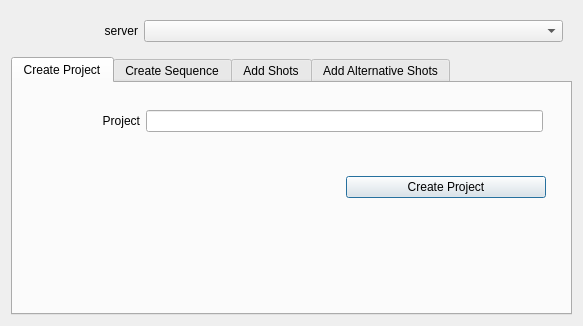
<?xml version="1.0" encoding="UTF-8"?>
<ui version="4.0">
 <class>Dialog</class>
 <widget class="QDialog" name="Dialog">
  <property name="windowModality">
   <enum>Qt::NonModal</enum>
  </property>
  <property name="geometry">
   <rect>
    <x>0</x>
    <y>0</y>
    <width>583</width>
    <height>326</height>
   </rect>
  </property>
  <property name="windowTitle">
   <string>Project Manager</string>
  </property>
  <layout class="QVBoxLayout" name="verticalLayout_2">
   <item>
    <widget class="QWidget" name="horizontalWidget_9" native="true">
     <property name="sizePolicy">
      <sizepolicy hsizetype="Preferred" vsizetype="Preferred">
       <horstretch>1</horstretch>
       <verstretch>0</verstretch>
      </sizepolicy>
     </property>
     <layout class="QHBoxLayout" name="horizontalLayout_13" stretch="0,1">
      <item>
       <widget class="QLabel" name="servers_label">
        <property name="minimumSize">
         <size>
          <width>118</width>
          <height>0</height>
         </size>
        </property>
        <property name="text">
         <string>server</string>
        </property>
        <property name="alignment">
         <set>Qt::AlignRight|Qt::AlignTrailing|Qt::AlignVCenter</set>
        </property>
       </widget>
      </item>
      <item>
       <widget class="QComboBox" name="servers_comboBox">
        <property name="sizePolicy">
         <sizepolicy hsizetype="Preferred" vsizetype="Fixed">
          <horstretch>1</horstretch>
          <verstretch>0</verstretch>
         </sizepolicy>
        </property>
       </widget>
      </item>
     </layout>
    </widget>
   </item>
   <item>
    <widget class="QTabWidget" name="tabWidget">
     <property name="enabled">
      <bool>true</bool>
     </property>
     <property name="sizePolicy">
      <sizepolicy hsizetype="Preferred" vsizetype="Preferred">
       <horstretch>1</horstretch>
       <verstretch>1</verstretch>
      </sizepolicy>
     </property>
     <property name="currentIndex">
      <number>0</number>
     </property>
     <widget class="QWidget" name="createProjectTab">
      <property name="sizePolicy">
       <sizepolicy hsizetype="Preferred" vsizetype="Preferred">
        <horstretch>1</horstretch>
        <verstretch>1</verstretch>
       </sizepolicy>
      </property>
      <attribute name="title">
       <string>Create Project</string>
      </attribute>
      <layout class="QHBoxLayout" name="horizontalLayout_2">
       <item>
        <widget class="QWidget" name="verticalWidget" native="true">
         <property name="sizePolicy">
          <sizepolicy hsizetype="Preferred" vsizetype="Preferred">
           <horstretch>1</horstretch>
           <verstretch>1</verstretch>
          </sizepolicy>
         </property>
         <property name="minimumSize">
          <size>
           <width>50</width>
           <height>0</height>
          </size>
         </property>
         <layout class="QVBoxLayout" name="verticalLayout" stretch="0,0,1">
          <property name="margin">
           <number>6</number>
          </property>
          <item>
           <widget class="QWidget" name="horizontalWidget" native="true">
            <layout class="QHBoxLayout" name="horizontalLayout">
             <property name="margin">
              <number>6</number>
             </property>
             <item>
              <widget class="QWidget" name="gridWidget" native="true">
               <property name="sizePolicy">
                <sizepolicy hsizetype="Preferred" vsizetype="Preferred">
                 <horstretch>1</horstretch>
                 <verstretch>1</verstretch>
                </sizepolicy>
               </property>
               <property name="minimumSize">
                <size>
                 <width>100</width>
                 <height>0</height>
                </size>
               </property>
               <layout class="QGridLayout" name="gridLayout" columnminimumwidth="100,0">
                <property name="margin">
                 <number>6</number>
                </property>
                <item row="0" column="0">
                 <widget class="QLabel" name="project_label1">
                  <property name="minimumSize">
                   <size>
                    <width>100</width>
                    <height>0</height>
                   </size>
                  </property>
                  <property name="text">
                   <string>Project</string>
                  </property>
                  <property name="alignment">
                   <set>Qt::AlignRight|Qt::AlignTrailing|Qt::AlignVCenter</set>
                  </property>
                 </widget>
                </item>
                <item row="0" column="1">
                 <widget class="QLineEdit" name="project_lineEdit1"/>
                </item>
               </layout>
              </widget>
             </item>
            </layout>
           </widget>
          </item>
          <item>
           <widget class="QWidget" name="horizontalWidget_2" native="true">
            <property name="sizePolicy">
             <sizepolicy hsizetype="Preferred" vsizetype="Preferred">
              <horstretch>1</horstretch>
              <verstretch>1</verstretch>
             </sizepolicy>
            </property>
            <property name="minimumSize">
             <size>
              <width>0</width>
              <height>0</height>
             </size>
            </property>
            <layout class="QHBoxLayout" name="horizontalLayout_6" stretch="1,0">
             <item>
              <spacer name="horizontalSpacer">
               <property name="orientation">
                <enum>Qt::Horizontal</enum>
               </property>
               <property name="sizeHint" stdset="0">
                <size>
                 <width>40</width>
                 <height>20</height>
                </size>
               </property>
              </spacer>
             </item>
             <item>
              <widget class="QPushButton" name="createProject_pushButton">
               <property name="minimumSize">
                <size>
                 <width>200</width>
                 <height>0</height>
                </size>
               </property>
               <property name="text">
                <string>Create Project</string>
               </property>
              </widget>
             </item>
            </layout>
           </widget>
          </item>
          <item>
           <spacer name="verticalSpacer_2">
            <property name="orientation">
             <enum>Qt::Vertical</enum>
            </property>
            <property name="sizeHint" stdset="0">
             <size>
              <width>20</width>
              <height>40</height>
             </size>
            </property>
           </spacer>
          </item>
         </layout>
        </widget>
       </item>
      </layout>
     </widget>
     <widget class="QWidget" name="createSequenceTab">
      <property name="sizePolicy">
       <sizepolicy hsizetype="Preferred" vsizetype="Preferred">
        <horstretch>1</horstretch>
        <verstretch>1</verstretch>
       </sizepolicy>
      </property>
      <attribute name="title">
       <string>Create Sequence</string>
      </attribute>
      <layout class="QHBoxLayout" name="horizontalLayout_5">
       <item>
        <widget class="QWidget" name="verticalWidget_2" native="true">
         <property name="sizePolicy">
          <sizepolicy hsizetype="Preferred" vsizetype="Preferred">
           <horstretch>1</horstretch>
           <verstretch>1</verstretch>
          </sizepolicy>
         </property>
         <layout class="QVBoxLayout" name="verticalLayout_3" stretch="0,0,1">
          <item>
           <widget class="QWidget" name="horizontalWidget_3" native="true">
            <property name="sizePolicy">
             <sizepolicy hsizetype="Preferred" vsizetype="Preferred">
              <horstretch>1</horstretch>
              <verstretch>1</verstretch>
             </sizepolicy>
            </property>
            <layout class="QHBoxLayout" name="horizontalLayout_4">
             <item>
              <widget class="QWidget" name="gridWidget_2" native="true">
               <property name="sizePolicy">
                <sizepolicy hsizetype="Preferred" vsizetype="Preferred">
                 <horstretch>1</horstretch>
                 <verstretch>1</verstretch>
                </sizepolicy>
               </property>
               <layout class="QGridLayout" name="gridLayout_3" columnstretch="0,1" columnminimumwidth="100,0">
                <item row="0" column="0">
                 <widget class="QLabel" name="project_label2">
                  <property name="text">
                   <string>Project</string>
                  </property>
                  <property name="alignment">
                   <set>Qt::AlignRight|Qt::AlignTrailing|Qt::AlignVCenter</set>
                  </property>
                 </widget>
                </item>
                <item row="0" column="1">
                 <widget class="QComboBox" name="project_comboBox2"/>
                </item>
                <item row="1" column="0">
                 <widget class="QLabel" name="sequence_label2">
                  <property name="text">
                   <string>Sequence</string>
                  </property>
                  <property name="alignment">
                   <set>Qt::AlignRight|Qt::AlignTrailing|Qt::AlignVCenter</set>
                  </property>
                 </widget>
                </item>
                <item row="1" column="1">
                 <widget class="QLineEdit" name="sequence_lineEdit2"/>
                </item>
                <item row="2" column="0">
                 <widget class="QLabel" name="shotRange_label2">
                  <property name="text">
                   <string>Shot Range</string>
                  </property>
                  <property name="alignment">
                   <set>Qt::AlignRight|Qt::AlignTrailing|Qt::AlignVCenter</set>
                  </property>
                 </widget>
                </item>
                <item row="2" column="1">
                 <widget class="QLineEdit" name="shotRange_lineEdit2"/>
                </item>
                <item row="3" column="0">
                 <widget class="QLabel" name="fps_label">
                  <property name="text">
                   <string>Time Unit</string>
                  </property>
                  <property name="alignment">
                   <set>Qt::AlignRight|Qt::AlignTrailing|Qt::AlignVCenter</set>
                  </property>
                 </widget>
                </item>
                <item row="3" column="1">
                 <widget class="QComboBox" name="fps_comboBox"/>
                </item>
               </layout>
              </widget>
             </item>
            </layout>
           </widget>
          </item>
          <item>
           <widget class="QWidget" name="horizontalWidget_4" native="true">
            <property name="sizePolicy">
             <sizepolicy hsizetype="Preferred" vsizetype="Preferred">
              <horstretch>1</horstretch>
              <verstretch>1</verstretch>
             </sizepolicy>
            </property>
            <layout class="QHBoxLayout" name="horizontalLayout_7" stretch="1,0">
             <item>
              <spacer name="horizontalSpacer_2">
               <property name="orientation">
                <enum>Qt::Horizontal</enum>
               </property>
               <property name="sizeHint" stdset="0">
                <size>
                 <width>40</width>
                 <height>20</height>
                </size>
               </property>
              </spacer>
             </item>
             <item>
              <widget class="QPushButton" name="createSequence_pushButton">
               <property name="minimumSize">
                <size>
                 <width>200</width>
                 <height>0</height>
                </size>
               </property>
               <property name="text">
                <string>Create Sequence</string>
               </property>
              </widget>
             </item>
            </layout>
           </widget>
          </item>
          <item>
           <spacer name="verticalSpacer_4">
            <property name="orientation">
             <enum>Qt::Vertical</enum>
            </property>
            <property name="sizeHint" stdset="0">
             <size>
              <width>20</width>
              <height>40</height>
             </size>
            </property>
           </spacer>
          </item>
         </layout>
        </widget>
       </item>
      </layout>
     </widget>
     <widget class="QWidget" name="addShotsTab">
      <property name="sizePolicy">
       <sizepolicy hsizetype="Preferred" vsizetype="Preferred">
        <horstretch>1</horstretch>
        <verstretch>1</verstretch>
       </sizepolicy>
      </property>
      <attribute name="title">
       <string>Add Shots</string>
      </attribute>
      <layout class="QHBoxLayout" name="horizontalLayout_3">
       <item>
        <widget class="QWidget" name="verticalWidget_3" native="true">
         <property name="sizePolicy">
          <sizepolicy hsizetype="Preferred" vsizetype="Preferred">
           <horstretch>1</horstretch>
           <verstretch>1</verstretch>
          </sizepolicy>
         </property>
         <layout class="QVBoxLayout" name="verticalLayout_4" stretch="0,0,1">
          <item>
           <widget class="QWidget" name="horizontalWidget_5" native="true">
            <property name="sizePolicy">
             <sizepolicy hsizetype="Preferred" vsizetype="Preferred">
              <horstretch>1</horstretch>
              <verstretch>1</verstretch>
             </sizepolicy>
            </property>
            <layout class="QHBoxLayout" name="horizontalLayout_8">
             <item>
              <widget class="QWidget" name="gridWidget_3" native="true">
               <property name="sizePolicy">
                <sizepolicy hsizetype="Preferred" vsizetype="Preferred">
                 <horstretch>1</horstretch>
                 <verstretch>1</verstretch>
                </sizepolicy>
               </property>
               <layout class="QGridLayout" name="gridLayout_4" columnstretch="0,1" columnminimumwidth="100,0">
                <item row="0" column="0">
                 <widget class="QLabel" name="project_label3">
                  <property name="text">
                   <string>Project</string>
                  </property>
                  <property name="alignment">
                   <set>Qt::AlignRight|Qt::AlignTrailing|Qt::AlignVCenter</set>
                  </property>
                 </widget>
                </item>
                <item row="0" column="1">
                 <widget class="QComboBox" name="project_comboBox3"/>
                </item>
                <item row="1" column="0">
                 <widget class="QLabel" name="sequence_label3">
                  <property name="text">
                   <string>Sequence</string>
                  </property>
                  <property name="alignment">
                   <set>Qt::AlignRight|Qt::AlignTrailing|Qt::AlignVCenter</set>
                  </property>
                 </widget>
                </item>
                <item row="2" column="0">
                 <widget class="QLabel" name="shotRange_label3">
                  <property name="text">
                   <string>Shot Range</string>
                  </property>
                  <property name="alignment">
                   <set>Qt::AlignRight|Qt::AlignTrailing|Qt::AlignVCenter</set>
                  </property>
                 </widget>
                </item>
                <item row="2" column="1">
                 <widget class="QLineEdit" name="shotRange_lineEdit3"/>
                </item>
                <item row="1" column="1">
                 <widget class="QComboBox" name="sequence_comboBox3"/>
                </item>
               </layout>
              </widget>
             </item>
            </layout>
           </widget>
          </item>
          <item>
           <widget class="QWidget" name="horizontalWidget_6" native="true">
            <property name="sizePolicy">
             <sizepolicy hsizetype="Preferred" vsizetype="Preferred">
              <horstretch>1</horstretch>
              <verstretch>1</verstretch>
             </sizepolicy>
            </property>
            <property name="minimumSize">
             <size>
              <width>0</width>
              <height>0</height>
             </size>
            </property>
            <layout class="QHBoxLayout" name="horizontalLayout_9" stretch="1,0">
             <item>
              <spacer name="horizontalSpacer_3">
               <property name="orientation">
                <enum>Qt::Horizontal</enum>
               </property>
               <property name="sizeHint" stdset="0">
                <size>
                 <width>40</width>
                 <height>20</height>
                </size>
               </property>
              </spacer>
             </item>
             <item>
              <widget class="QPushButton" name="addShots_pushButton">
               <property name="minimumSize">
                <size>
                 <width>200</width>
                 <height>0</height>
                </size>
               </property>
               <property name="text">
                <string>Add Shots</string>
               </property>
              </widget>
             </item>
            </layout>
           </widget>
          </item>
          <item>
           <spacer name="verticalSpacer_5">
            <property name="orientation">
             <enum>Qt::Vertical</enum>
            </property>
            <property name="sizeHint" stdset="0">
             <size>
              <width>20</width>
              <height>40</height>
             </size>
            </property>
           </spacer>
          </item>
         </layout>
        </widget>
       </item>
      </layout>
     </widget>
     <widget class="QWidget" name="addAlternativeShotsTab">
      <property name="sizePolicy">
       <sizepolicy hsizetype="Preferred" vsizetype="Preferred">
        <horstretch>1</horstretch>
        <verstretch>1</verstretch>
       </sizepolicy>
      </property>
      <attribute name="title">
       <string>Add Alternative Shots</string>
      </attribute>
      <layout class="QHBoxLayout" name="horizontalLayout_12">
       <item>
        <widget class="QWidget" name="verticalWidget_4" native="true">
         <property name="enabled">
          <bool>true</bool>
         </property>
         <property name="sizePolicy">
          <sizepolicy hsizetype="Preferred" vsizetype="Preferred">
           <horstretch>1</horstretch>
           <verstretch>1</verstretch>
          </sizepolicy>
         </property>
         <layout class="QVBoxLayout" name="verticalLayout_6" stretch="0,0,1">
          <item>
           <widget class="QWidget" name="horizontalWidget_7" native="true">
            <property name="sizePolicy">
             <sizepolicy hsizetype="Preferred" vsizetype="Preferred">
              <horstretch>1</horstretch>
              <verstretch>1</verstretch>
             </sizepolicy>
            </property>
            <layout class="QHBoxLayout" name="horizontalLayout_10">
             <item>
              <widget class="QWidget" name="gridWidget_4" native="true">
               <property name="sizePolicy">
                <sizepolicy hsizetype="Preferred" vsizetype="Preferred">
                 <horstretch>1</horstretch>
                 <verstretch>1</verstretch>
                </sizepolicy>
               </property>
               <layout class="QGridLayout" name="gridLayout_5" columnstretch="0,1" columnminimumwidth="100,0">
                <item row="0" column="0">
                 <widget class="QLabel" name="project_label4">
                  <property name="text">
                   <string>Project</string>
                  </property>
                  <property name="alignment">
                   <set>Qt::AlignRight|Qt::AlignTrailing|Qt::AlignVCenter</set>
                  </property>
                 </widget>
                </item>
                <item row="0" column="1">
                 <widget class="QComboBox" name="project_comboBox4"/>
                </item>
                <item row="1" column="0">
                 <widget class="QLabel" name="sequence_label4">
                  <property name="text">
                   <string>Sequence</string>
                  </property>
                  <property name="alignment">
                   <set>Qt::AlignRight|Qt::AlignTrailing|Qt::AlignVCenter</set>
                  </property>
                 </widget>
                </item>
                <item row="2" column="0">
                 <widget class="QLabel" name="shotNumber_label4">
                  <property name="text">
                   <string>Shot Number</string>
                  </property>
                  <property name="alignment">
                   <set>Qt::AlignRight|Qt::AlignTrailing|Qt::AlignVCenter</set>
                  </property>
                 </widget>
                </item>
                <item row="1" column="1">
                 <widget class="QComboBox" name="sequence_comboBox4"/>
                </item>
                <item row="2" column="1">
                 <widget class="QComboBox" name="shotNumber_comboBox4"/>
                </item>
               </layout>
              </widget>
             </item>
            </layout>
           </widget>
          </item>
          <item>
           <widget class="QWidget" name="horizontalWidget_8" native="true">
            <property name="minimumSize">
             <size>
              <width>0</width>
              <height>50</height>
             </size>
            </property>
            <layout class="QHBoxLayout" name="horizontalLayout_11" stretch="1,0">
             <item>
              <spacer name="horizontalSpacer_4">
               <property name="orientation">
                <enum>Qt::Horizontal</enum>
               </property>
               <property name="sizeHint" stdset="0">
                <size>
                 <width>40</width>
                 <height>20</height>
                </size>
               </property>
              </spacer>
             </item>
             <item>
              <widget class="QPushButton" name="addAlternativeShot_pushButton">
               <property name="minimumSize">
                <size>
                 <width>200</width>
                 <height>0</height>
                </size>
               </property>
               <property name="text">
                <string>Add Alternative Shot</string>
               </property>
              </widget>
             </item>
            </layout>
           </widget>
          </item>
          <item>
           <spacer name="verticalSpacer_6">
            <property name="orientation">
             <enum>Qt::Vertical</enum>
            </property>
            <property name="sizeHint" stdset="0">
             <size>
              <width>20</width>
              <height>40</height>
             </size>
            </property>
           </spacer>
          </item>
         </layout>
        </widget>
       </item>
      </layout>
     </widget>
    </widget>
   </item>
  </layout>
 </widget>
 <resources/>
 <connections/>
</ui>
